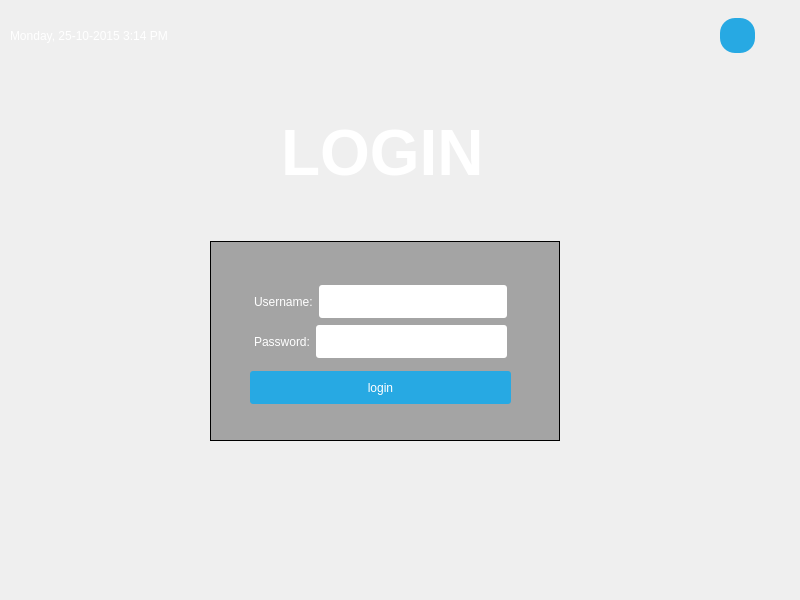
<?xml version="1.0" encoding="UTF-8"?>
<ui version="4.0">
 <class>UiAuthentification</class>
 <widget class="QMainWindow" name="UiAuthentification">
  <property name="geometry">
   <rect>
    <x>0</x>
    <y>0</y>
    <width>800</width>
    <height>600</height>
   </rect>
  </property>
  <property name="minimumSize">
   <size>
    <width>800</width>
    <height>600</height>
   </size>
  </property>
  <property name="windowTitle">
   <string>Login &amp; Register</string>
  </property>
  <property name="windowIcon">
   <iconset resource="src.qrc">
    <normaloff>:/image/secrecy-icon.png</normaloff>:/image/secrecy-icon.png</iconset>
  </property>
  <property name="styleSheet">
   <string notr="true">#centralwidget{
 border-image:url(:/image/bg.jpg);

}

#widget{
 border: 1px solid;
background: rgba(0, 0, 0, 80);

}

#label,#label_2,#currentDateTime,#logo { color: white; }
QLineEdit { border-radius: 3px; }

QPushButton
{
  color: white;
  background-color: #27a9e3;
  border-width: 0px;
  border-radius: 3px;
}

QPushButton:hover { background-color: #66c011; }

#topPanel { background-color: qlineargradient(spread:reflect, x1:0.5, y1:0, x2:0, y2:0, stop:0 rgba(46, 204, 233, 100), stop:1 rgba(32, 80, 96, 5)); 


}


#restartButton{
 border-radius: 15px;

}
#shutdownButton{
 border-radius: 15px;

}
</string>
  </property>
  <widget class="QWidget" name="centralwidget">
   <widget class="QWidget" name="horizontalLayoutWidget">
    <property name="geometry">
     <rect>
      <x>10</x>
      <y>0</y>
      <width>751</width>
      <height>64</height>
     </rect>
    </property>
    <layout class="QHBoxLayout" name="topPanel">
     <property name="sizeConstraint">
      <enum>QLayout::SetDefaultConstraint</enum>
     </property>
     <property name="topMargin">
      <number>8</number>
     </property>
     <property name="rightMargin">
      <number>6</number>
     </property>
     <item>
      <widget class="QLabel" name="currentDateTime">
       <property name="text">
        <string>Monday, 25-10-2015 3:14 PM</string>
       </property>
      </widget>
     </item>
     <item>
      <spacer name="horizontalSpacer">
       <property name="orientation">
        <enum>Qt::Horizontal</enum>
       </property>
       <property name="sizeHint" stdset="0">
        <size>
         <width>40</width>
         <height>20</height>
        </size>
       </property>
      </spacer>
     </item>
     <item>
      <widget class="QPushButton" name="shutdownButton">
       <property name="minimumSize">
        <size>
         <width>35</width>
         <height>35</height>
        </size>
       </property>
       <property name="text">
        <string/>
       </property>
       <property name="icon">
        <iconset resource="src.qrc">
         <normaloff>:/image/shutdown.png</normaloff>:/image/shutdown.png</iconset>
       </property>
       <property name="iconSize">
        <size>
         <width>35</width>
         <height>35</height>
        </size>
       </property>
      </widget>
     </item>
    </layout>
   </widget>
   <widget class="QWidget" name="horizontalLayoutWidget_2">
    <property name="geometry">
     <rect>
      <x>10</x>
      <y>70</y>
      <width>751</width>
      <height>159</height>
     </rect>
    </property>
    <layout class="QHBoxLayout" name="horizontalLayout_2">
     <property name="topMargin">
      <number>8</number>
     </property>
     <property name="rightMargin">
      <number>6</number>
     </property>
     <item>
      <widget class="QLabel" name="logo">
       <property name="sizePolicy">
        <sizepolicy hsizetype="Fixed" vsizetype="Fixed">
         <horstretch>0</horstretch>
         <verstretch>0</verstretch>
        </sizepolicy>
       </property>
       <property name="minimumSize">
        <size>
         <width>150</width>
         <height>150</height>
        </size>
       </property>
       <property name="font">
        <font>
         <pointsize>48</pointsize>
         <weight>75</weight>
         <bold>true</bold>
        </font>
       </property>
       <property name="styleSheet">
        <string notr="true"/>
       </property>
       <property name="text">
        <string>LOGIN</string>
       </property>
      </widget>
     </item>
    </layout>
   </widget>
   <widget class="QWidget" name="horizontalLayoutWidget_3">
    <property name="geometry">
     <rect>
      <x>10</x>
      <y>240</y>
      <width>751</width>
      <height>202</height>
     </rect>
    </property>
    <layout class="QHBoxLayout" name="horizontalLayout_3">
     <item>
      <widget class="QWidget" name="widget" native="true">
       <property name="sizePolicy">
        <sizepolicy hsizetype="Fixed" vsizetype="Fixed">
         <horstretch>0</horstretch>
         <verstretch>0</verstretch>
        </sizepolicy>
       </property>
       <property name="minimumSize">
        <size>
         <width>350</width>
         <height>200</height>
        </size>
       </property>
       <widget class="QWidget" name="horizontalLayoutWidget_4">
        <property name="geometry">
         <rect>
          <x>40</x>
          <y>40</y>
          <width>261</width>
          <height>41</height>
         </rect>
        </property>
        <layout class="QHBoxLayout" name="horizontalLayout_4">
         <property name="leftMargin">
          <number>4</number>
         </property>
         <property name="topMargin">
          <number>4</number>
         </property>
         <property name="rightMargin">
          <number>4</number>
         </property>
         <property name="bottomMargin">
          <number>4</number>
         </property>
         <item>
          <widget class="QLabel" name="label">
           <property name="text">
            <string>Username:</string>
           </property>
          </widget>
         </item>
         <item>
          <widget class="QLineEdit" name="lineEdit_login">
           <property name="sizePolicy">
            <sizepolicy hsizetype="Expanding" vsizetype="Expanding">
             <horstretch>0</horstretch>
             <verstretch>0</verstretch>
            </sizepolicy>
           </property>
           <property name="minimumSize">
            <size>
             <width>25</width>
             <height>0</height>
            </size>
           </property>
           <property name="text">
            <string/>
           </property>
           <property name="placeholderText">
            <string/>
           </property>
          </widget>
         </item>
        </layout>
       </widget>
       <widget class="QWidget" name="horizontalLayoutWidget_5">
        <property name="geometry">
         <rect>
          <x>40</x>
          <y>80</y>
          <width>261</width>
          <height>41</height>
         </rect>
        </property>
        <layout class="QHBoxLayout" name="horizontalLayout_5">
         <property name="leftMargin">
          <number>4</number>
         </property>
         <property name="topMargin">
          <number>4</number>
         </property>
         <property name="rightMargin">
          <number>4</number>
         </property>
         <property name="bottomMargin">
          <number>4</number>
         </property>
         <item>
          <widget class="QLabel" name="label_2">
           <property name="text">
            <string>Password:</string>
           </property>
          </widget>
         </item>
         <item>
          <widget class="QLineEdit" name="lineEdit_password">
           <property name="sizePolicy">
            <sizepolicy hsizetype="Expanding" vsizetype="Expanding">
             <horstretch>0</horstretch>
             <verstretch>0</verstretch>
            </sizepolicy>
           </property>
           <property name="minimumSize">
            <size>
             <width>25</width>
             <height>0</height>
            </size>
           </property>
           <property name="text">
            <string/>
           </property>
           <property name="echoMode">
            <enum>QLineEdit::Password</enum>
           </property>
           <property name="placeholderText">
            <string/>
           </property>
          </widget>
         </item>
        </layout>
       </widget>
       <widget class="QPushButton" name="pushButtonLogin">
        <property name="geometry">
         <rect>
          <x>40</x>
          <y>130</y>
          <width>261</width>
          <height>33</height>
         </rect>
        </property>
        <property name="sizePolicy">
         <sizepolicy hsizetype="Fixed" vsizetype="Fixed">
          <horstretch>0</horstretch>
          <verstretch>0</verstretch>
         </sizepolicy>
        </property>
        <property name="minimumSize">
         <size>
          <width>0</width>
          <height>5</height>
         </size>
        </property>
        <property name="text">
         <string>login</string>
        </property>
       </widget>
      </widget>
     </item>
    </layout>
   </widget>
  </widget>
 </widget>
 <resources>
  <include location="src.qrc"/>
 </resources>
 <connections/>
</ui>
